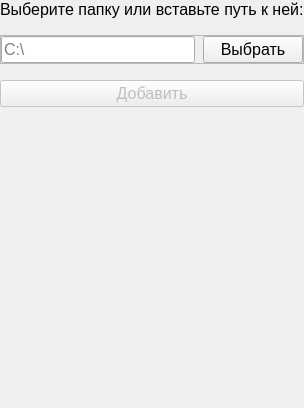
                <widget class="QWidget" name="version_page">
                 <layout class="QVBoxLayout" name="verticalLayout_14">
                  <property name="spacing">
                   <number>16</number>
                  </property>
                  <property name="leftMargin">
                   <number>0</number>
                  </property>
                  <property name="topMargin">
                   <number>0</number>
                  </property>
                  <property name="rightMargin">
                   <number>0</number>
                  </property>
                  <property name="bottomMargin">
                   <number>0</number>
                  </property>
                  <item>
                   <widget class="QLabel" name="choose_version_folder_label">
                    <property name="sizePolicy">
                     <sizepolicy hsizetype="Fixed" vsizetype="Fixed">
                      <horstretch>0</horstretch>
                      <verstretch>0</verstretch>
                     </sizepolicy>
                    </property>
                    <property name="font">
                     <font>
                      <family>Segoe UI</family>
                      <pointsize>12</pointsize>
                     </font>
                    </property>
                    <property name="text">
                     <string>Выберите папку или вставьте путь к ней:</string>
                    </property>
                   </widget>
                  </item>
                  <item>
                   <widget class="QFrame" name="choose_version_folder_frame">
                    <property name="frameShape">
                     <enum>QFrame::StyledPanel</enum>
                    </property>
                    <property name="frameShadow">
                     <enum>QFrame::Raised</enum>
                    </property>
                    <layout class="QHBoxLayout" name="horizontalLayout_9">
                     <property name="spacing">
                      <number>8</number>
                     </property>
                     <property name="leftMargin">
                      <number>0</number>
                     </property>
                     <property name="topMargin">
                      <number>0</number>
                     </property>
                     <property name="rightMargin">
                      <number>0</number>
                     </property>
                     <property name="bottomMargin">
                      <number>0</number>
                     </property>
                     <item>
                      <widget class="QLineEdit" name="choose_version_folder_lineEdit">
                       <property name="font">
                        <font>
                         <family>Segoe UI</family>
                         <pointsize>12</pointsize>
                        </font>
                       </property>
                       <property name="placeholderText">
                        <string>C:\</string>
                       </property>
                       <property name="clearButtonEnabled">
                        <bool>true</bool>
                       </property>
                      </widget>
                     </item>
                     <item>
                      <widget class="QPushButton" name="choose_version_folder_pushButton">
                       <property name="minimumSize">
                        <size>
                         <width>100</width>
                         <height>0</height>
                        </size>
                       </property>
                       <property name="font">
                        <font>
                         <family>Segoe UI</family>
                         <pointsize>12</pointsize>
                        </font>
                       </property>
                       <property name="text">
                        <string>Выбрать</string>
                       </property>
                      </widget>
                     </item>
                    </layout>
                   </widget>
                  </item>
                  <item>
                   <widget class="QPushButton" name="add_version_folder_pushButton">
                    <property name="enabled">
                     <bool>false</bool>
                    </property>
                    <property name="font">
                     <font>
                      <family>Segoe UI</family>
                      <pointsize>12</pointsize>
                     </font>
                    </property>
                    <property name="text">
                     <string>Добавить</string>
                    </property>
                   </widget>
                  </item>
                  <item>
                   <spacer name="verticalSpacer_2">
                    <property name="orientation">
                     <enum>Qt::Vertical</enum>
                    </property>
                    <property name="sizeHint" stdset="0">
                     <size>
                      <width>20</width>
                      <height>301</height>
                     </size>
                    </property>
                   </spacer>
                  </item>
                 </layout>
                </widget>
